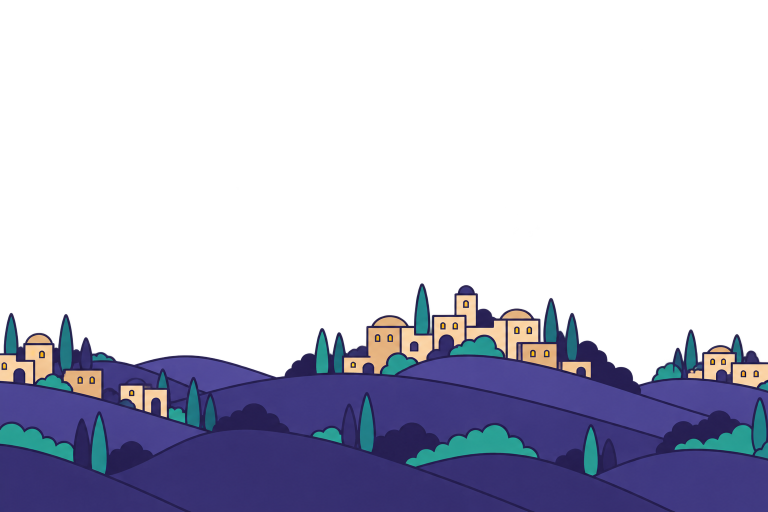
#> input picture assets/raw/hills-far.png, 1536 x 1024 px (shown at 1/2 size); its folder holds 4 pictures in this run
$ python prepare_scenery.py
#> lines starting #> are read from the running program, lines starting #| are printed output that depends on the picture
"""Build exact-palette, transparent web scenery from preserved ImageGen originals.
Run: .venv/Scripts/python.exe tools/prepare_scenery.py
Requires Pillow and NumPy. No remote calls; originals are never changed.
"""
from pathlib import Path
import json
import numpy as np
from PIL import Image
ROOT = Path(__file__).resolve().parents[1]
PALETTE = ['#2b2250', '#221a48', '#322a6b', '#463d8a', '#3bb3a6', '#d4f3ee', '#f2c48a', '#e8a24a', '#fff8ec', '#ffc94a', '#ff7a45', '#b9a6ff']
RGB = np.array([tuple(bytes.fromhex(c[1:])) for c in PALETTE], dtype=np.int32)
NAMES = ['hills-far', 'hills-mid', 'ground-near', 'moon', 'clouds']
manifest = {'palette': PALETTE, 'assets': {}}
for name in NAMES:
    source = ROOT / 'assets' / 'raw' / (name + '.png')
    if not source.exists():
        raise FileNotFoundError(source)
    im = Image.open(source).convert('RGBA')
#> im is the input picture: PIL image 1536x1024 RGBA; mean R, G, B, A 28, 29, 48.6, 84.1
    a = np.array(im)
    # Discard only translucent generation fringes; preserve solid ink contours.
    a[:,:,3] = np.where(a[:,:,3] >= 240, 255, 0)
    # Off-palette olive foliage belongs to the brief's teal family.
    if name == 'hills-mid':
        rgb = a[:,:,:3].astype(float)
        green = (rgb[:,:,1] > rgb[:,:,2]*1.35) & (rgb[:,:,0] > rgb[:,:,2]*1.25) & (rgb[:,:,1] >= rgb[:,:,0]*.9) & (rgb[:,:,0] < 190)
        a[green,:3] = RGB[4]
    im = Image.fromarray(a)
    bounds = im.getchannel('A').getbbox()
#> bounds = (0, 568, 1536, 1024)
    im = im.crop(bounds)
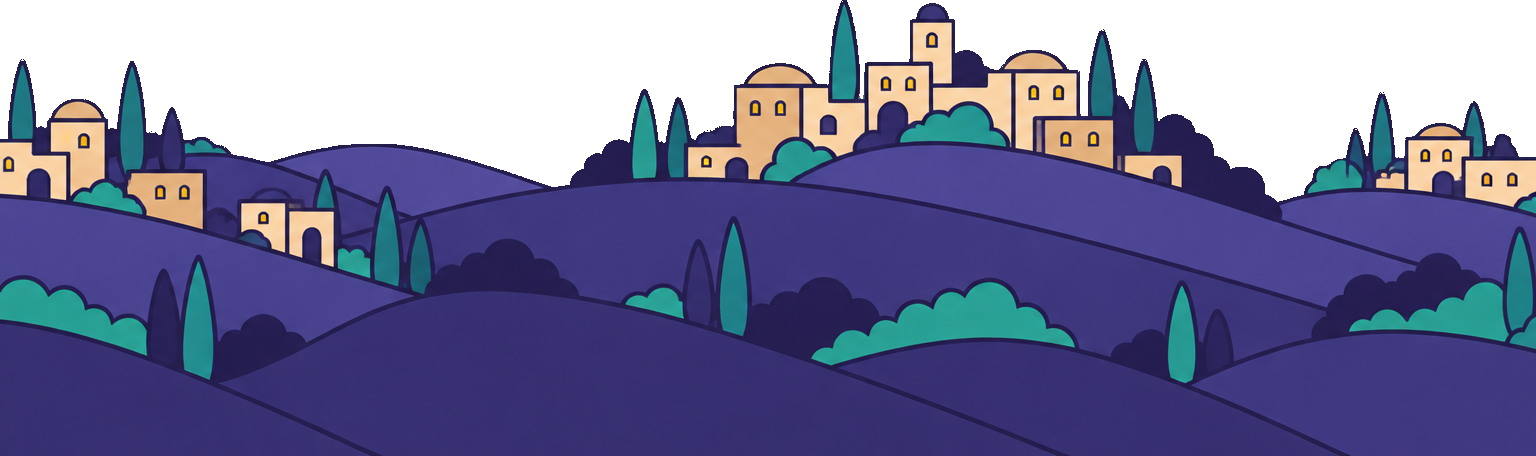
#> im: PIL image 1536x456 RGBA; mean R, G, B, A 60.4, 62.6, 105.6, 189.1; transparent parts drawn white
    variants = {}
    for variant, width in [('phone', 768), ('desktop', 1536)]:
        if name == 'moon': width = 160 if variant == 'phone' else 256
        if name == 'clouds': width = 512 if variant == 'phone' else 960
        width = min(width, im.width)
        resized = im.resize((width, round(im.height * width / im.width)), Image.Resampling.LANCZOS)
        data = np.array(resized)
        rgb = data[:,:,:3].astype(np.int32)
        # Indexed output guarantees exact RGB fills; a hard alpha keeps the sticker edge clean.
        distance = ((rgb[:,:,None,:] - RGB[None,None,:,:]) ** 2).sum(axis=3)
        indices = distance.argmin(axis=2).astype(np.uint8) + 1
        indices[data[:,:,3] < 128] = 0
        out = Image.fromarray(indices, mode='P')
        out.putpalette([0,0,0] + RGB.astype(np.uint8).flatten().tolist() + [0]* (768 - 3 - RGB.size))
        out.info['transparency'] = 0
        dest = ROOT / 'assets' / 'scene' / variant / (name + '.png')
        dest.parent.mkdir(parents=True, exist_ok=True)
        out.save(dest, optimize=True)
#> (the run stopped early here; a loop or call above may not have finished)
